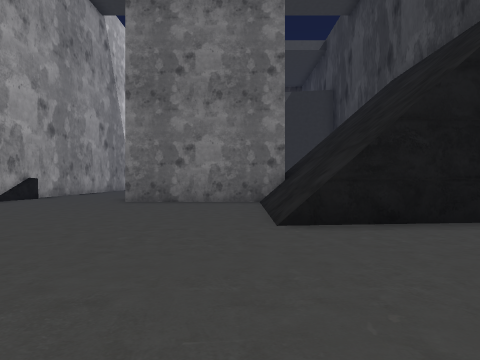
view 1 (above)

24 first-person views from a walk through a level from a Godot 3-D game. The camera is 1.2 m above the floor, looks level and sees 70° across. The floor is counted in squares, 2 m on a side. Each view is taken from the middle of a square. On the plan, view 1 faces up. The plan holds only what a view shows up to about 10 squares ahead; the rest is blank. The place goes on beyond the plan. Some surface patterns are stand-ins.

view 2
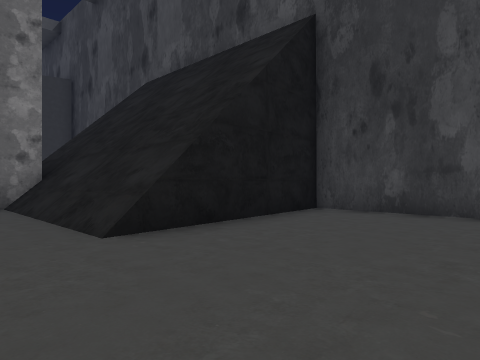

view 3
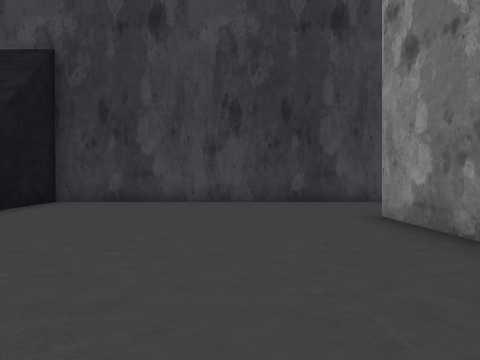

view 4
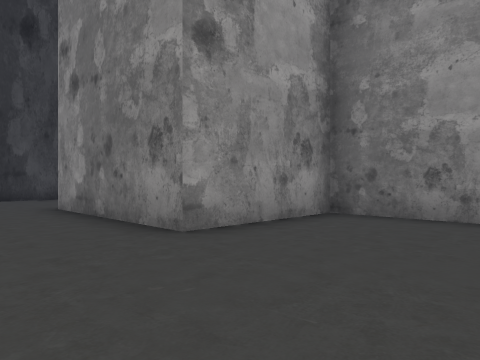

view 5
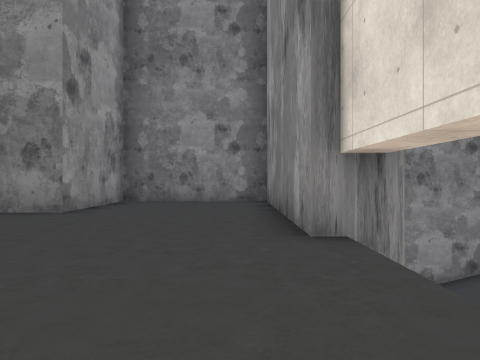

view 6
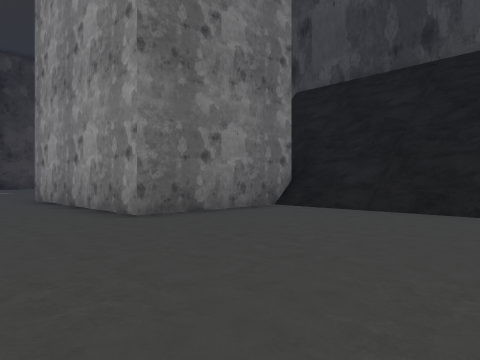

view 7
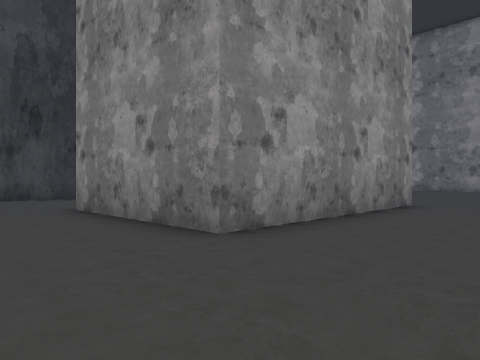

view 8
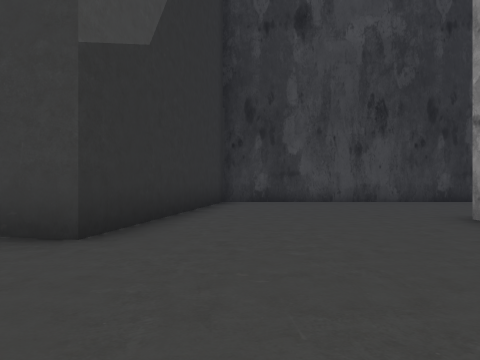

view 9
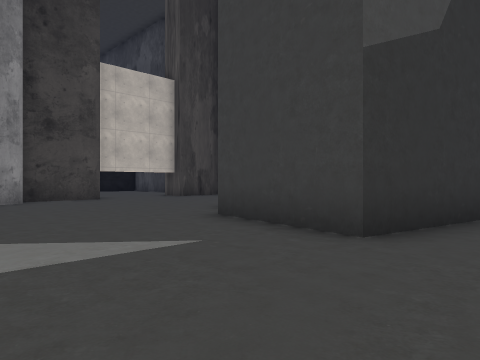

view 10
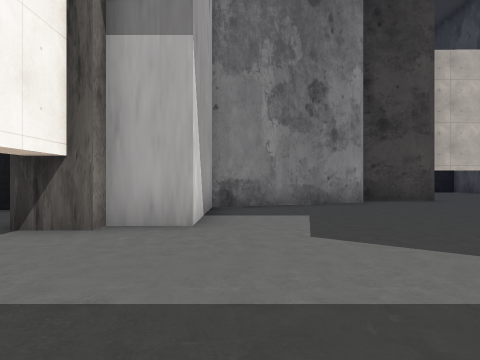

view 11
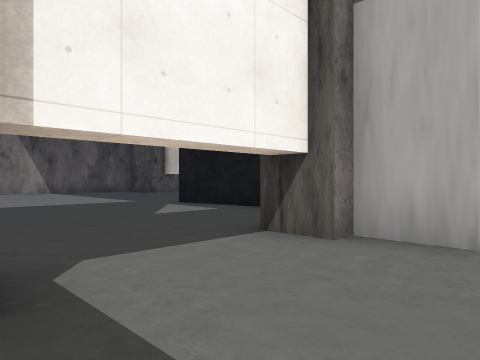

view 12
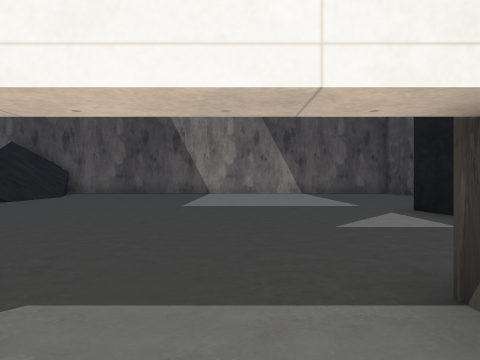

view 13
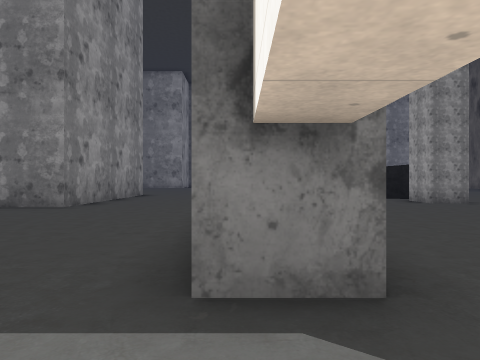

view 14
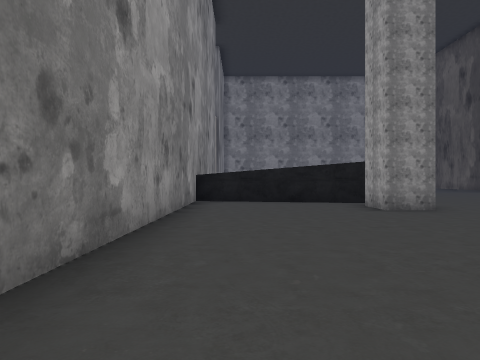

view 15
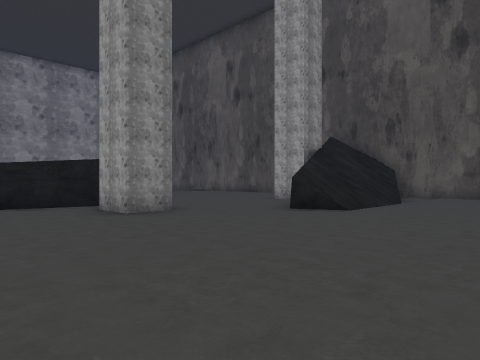

view 16
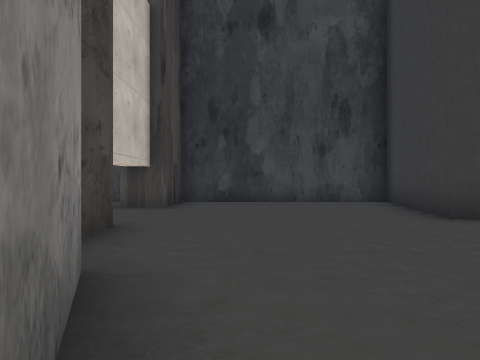

view 17
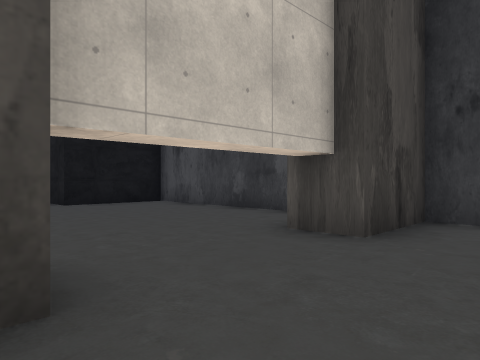

view 18
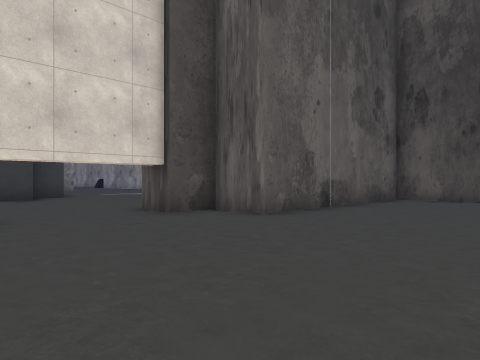

view 19
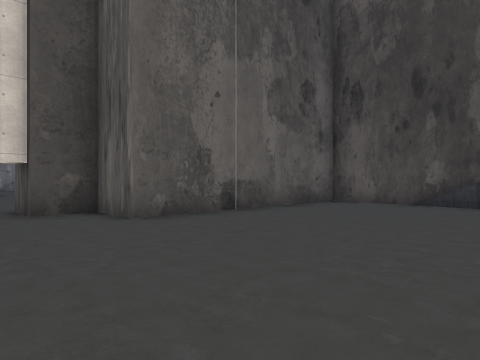

view 20
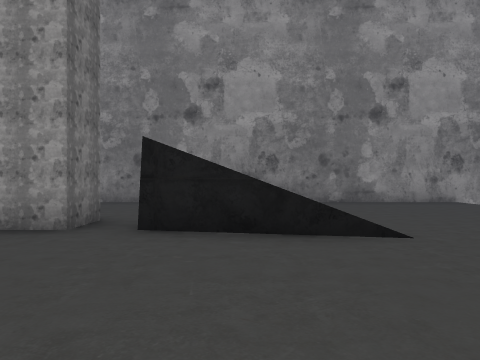

view 21
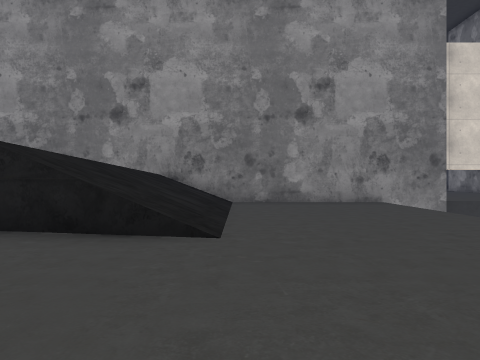

view 22
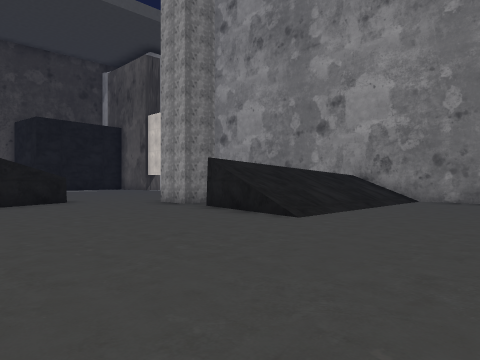

view 23
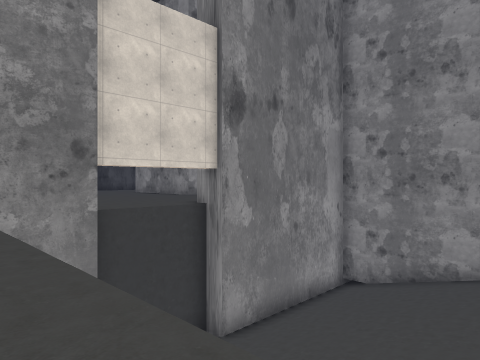

view 24
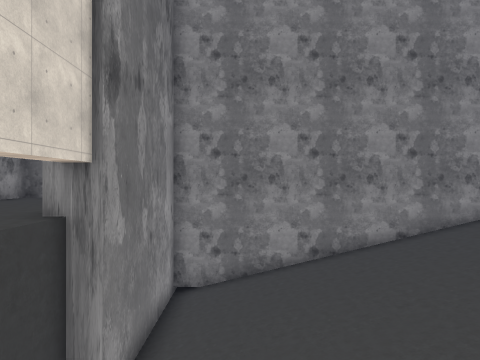

### Floor plan
Key: @ floor where view 1 was taken; # wall or solid block; x gap in a wall; . floor; / step, stairs or slope; = window, fence, low wall or low ledge.
Columns run from 18 left of view 1 to 6 right of it. Each row starts with its distance up from view 1.
 37                  ....   #
 36             ............#
 35            #............#
 34            #............#
 33            #............#
 32            #######......#
 31                 ##......#
 30                 ###...###
 29              ####.......#
 28             ##..........#
 27   ...####   #...........#
 26   ........  #...........#
 25   .........##...........#
 24   .................######
 23   ................##
 22   ................#
 21   .........#......###
 20   .........#........#####
 19  ..........#............#
 18 ...........#............#
 17 ...........#............#
 16 ///#.......#............#
 15 ///........#...#####....#
 14  .....#....#...#     ...#
 13  .....x....# ..#       .#
 12  ..../=/...# ..#
 11  ....//////# ..#    //
 10  ....//////#...#####////#
  9 ...........#......./////#
  8 ...........#......./////#
  7 ...........#......./////#
  6 ...........#......./////#
  5      //////#.......////##
  4             ............#
  3            /..  ........#
  2            /... ........#
  1     ////////............#
  0     ///////#......@.....#
 -1    ////////#............#
 -2   /////////#............#
 -3   /////////#....#### ...#
 -4   /////////#....#      .#
 -5       //   #....#
 -6      ###   ######

Where each view was taken, in squares from view 1:
view 1: 0 up, 0 right, facing up
view 2: 1 up, 1 left, facing up-right
view 3: 0 up, 4 left, facing right
view 4: 0 up, 6 left, facing down-right
view 5: 4 up, 6 left, facing down
view 6: 4 up, 6 left, facing up-right
view 7: 18 up, 6 left, facing down-right
view 8: 19 up, 4 left, facing right
view 9: 19 up, 4 left, facing up-right
view 10: 20 up, 5 left, facing up
view 11: 21 up, 5 left, facing up-left
view 12: 23 up, 6 left, facing left
view 13: 23 up, 7 left, facing down
view 14: 21 up, 9 left, facing down
view 15: 20 up, 9 left, facing down-left
view 16: 28 up, 4 left, facing right
view 17: 28 up, 0 right, facing up-right
view 18: 36 up, 4 right, facing down-left
view 19: 37 up, 2 right, facing down-left
view 20: 11 up, 17 left, facing right
view 21: 9 up, 17 left, facing right
view 22: 6 up, 18 left, facing up-right
view 23: 6 up, 14 left, facing down-right
view 24: 6 up, 10 left, facing down
